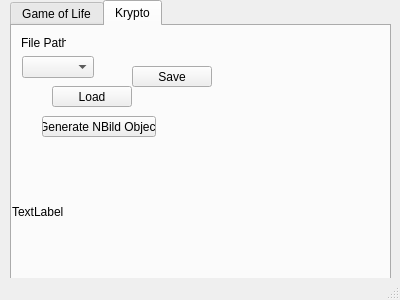
<?xml version="1.0" encoding="UTF-8"?>
<ui version="4.0">
 <class>MainWindow</class>
 <widget class="QMainWindow" name="MainWindow">
  <property name="geometry">
   <rect>
    <x>0</x>
    <y>0</y>
    <width>400</width>
    <height>300</height>
   </rect>
  </property>
  <property name="windowTitle">
   <string>MainWindow</string>
  </property>
  <widget class="QWidget" name="centralWidget">
   <widget class="QTabWidget" name="tabWidget">
    <property name="geometry">
     <rect>
      <x>10</x>
      <y>0</y>
      <width>381</width>
      <height>301</height>
     </rect>
    </property>
    <property name="currentIndex">
     <number>1</number>
    </property>
    <widget class="QWidget" name="tab_1">
     <attribute name="title">
      <string>Game of Life</string>
     </attribute>
     <layout class="QVBoxLayout" name="verticalLayout">
      <item>
       <widget class="QLabel" name="label_3">
        <property name="text">
         <string>File Path:</string>
        </property>
       </widget>
      </item>
      <item>
       <widget class="QSpinBox" name="spinBox"/>
      </item>
      <item>
       <widget class="QPushButton" name="pushButton_got">
        <property name="text">
         <string>Load</string>
        </property>
       </widget>
      </item>
     </layout>
    </widget>
    <widget class="QWidget" name="tab_2">
     <attribute name="title">
      <string>Krypto</string>
     </attribute>
     <widget class="QLabel" name="label_2">
      <property name="geometry">
       <rect>
        <x>9</x>
        <y>9</y>
        <width>45</width>
        <height>16</height>
       </rect>
      </property>
      <property name="text">
       <string>File Path:</string>
      </property>
     </widget>
     <widget class="QComboBox" name="comboBox">
      <property name="enabled">
       <bool>true</bool>
      </property>
      <property name="geometry">
       <rect>
        <x>10</x>
        <y>30</y>
        <width>72</width>
        <height>22</height>
       </rect>
      </property>
     </widget>
     <widget class="QPushButton" name="pushButton_crypto">
      <property name="geometry">
       <rect>
        <x>40</x>
        <y>60</y>
        <width>80</width>
        <height>21</height>
       </rect>
      </property>
      <property name="text">
       <string>Load</string>
      </property>
     </widget>
     <widget class="QPushButton" name="pushButton">
      <property name="geometry">
       <rect>
        <x>120</x>
        <y>40</y>
        <width>80</width>
        <height>21</height>
       </rect>
      </property>
      <property name="text">
       <string>Save</string>
      </property>
     </widget>
     <widget class="QPushButton" name="pushButton_2">
      <property name="geometry">
       <rect>
        <x>30</x>
        <y>90</y>
        <width>114</width>
        <height>21</height>
       </rect>
      </property>
      <property name="text">
       <string>Generate NBild Object</string>
      </property>
     </widget>
     <widget class="QLabel" name="label">
      <property name="enabled">
       <bool>true</bool>
      </property>
      <property name="geometry">
       <rect>
        <x>0</x>
        <y>120</y>
        <width>351</width>
        <height>131</height>
       </rect>
      </property>
      <property name="minimumSize">
       <size>
        <width>0</width>
        <height>13</height>
       </size>
      </property>
      <property name="text">
       <string>TextLabel</string>
      </property>
     </widget>
    </widget>
   </widget>
  </widget>
  <widget class="QStatusBar" name="statusBar"/>
 </widget>
 <layoutdefault spacing="6" margin="11"/>
 <resources/>
 <connections/>
</ui>
